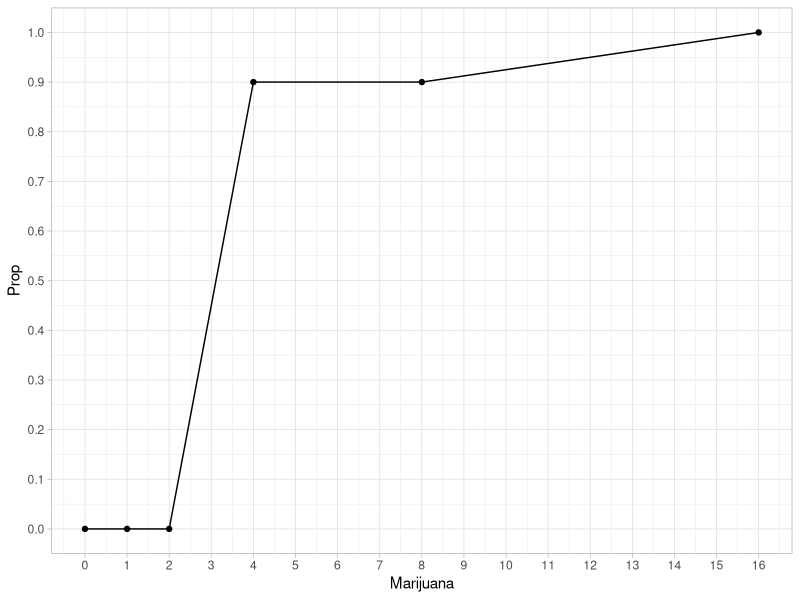
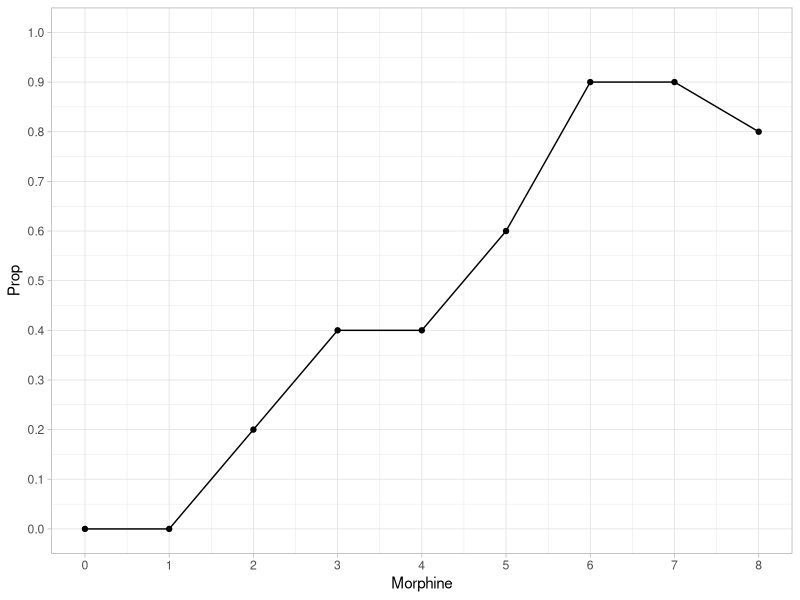
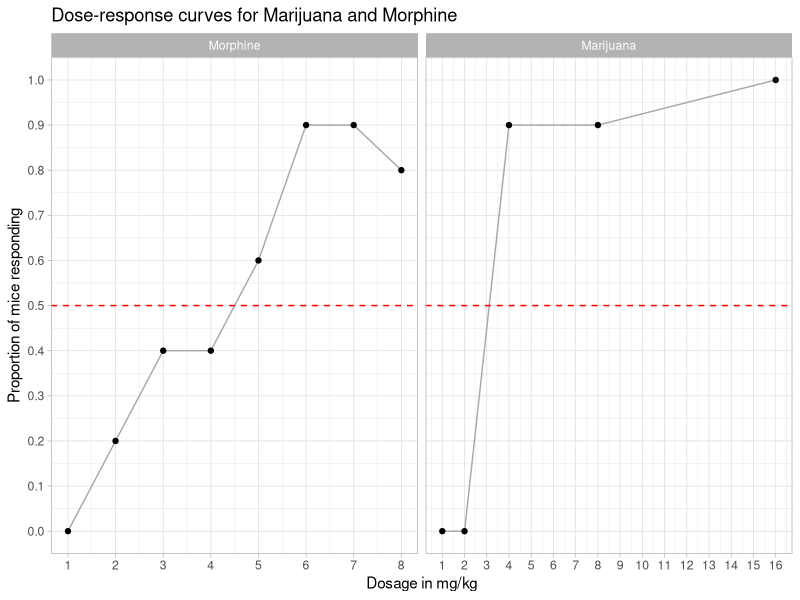
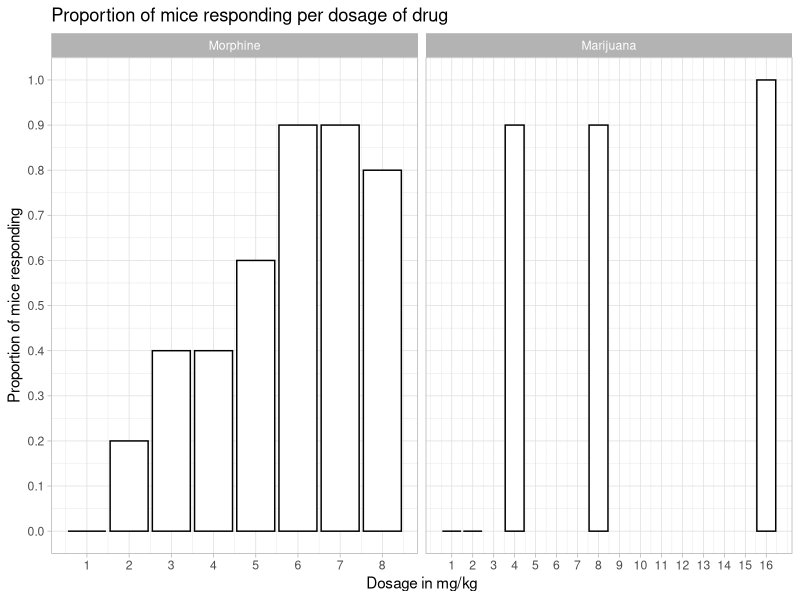
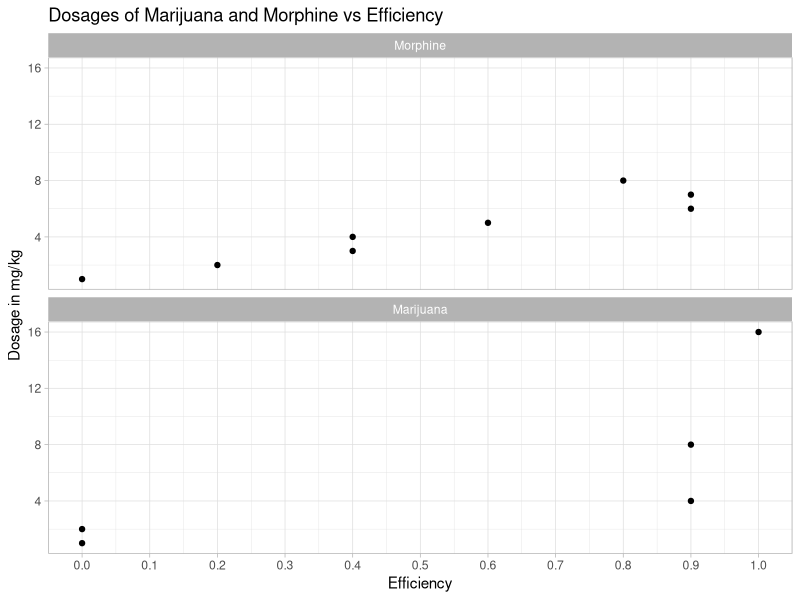
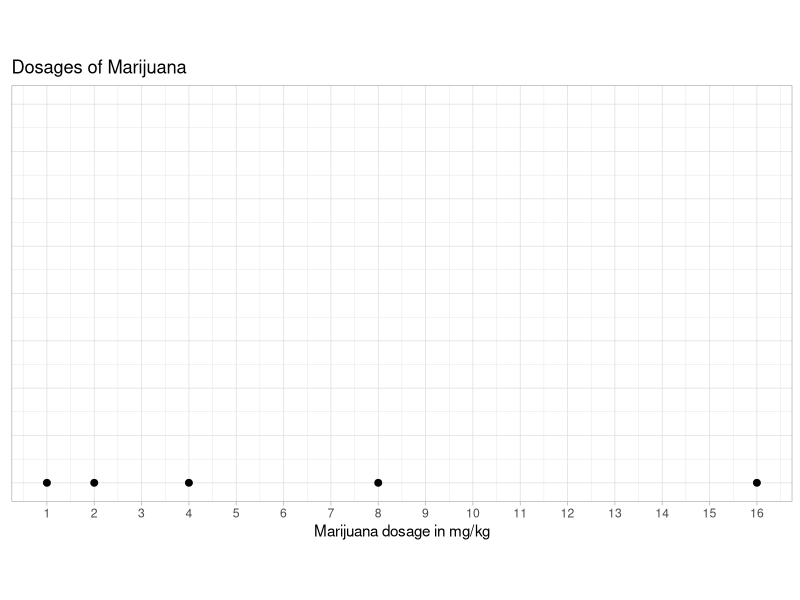
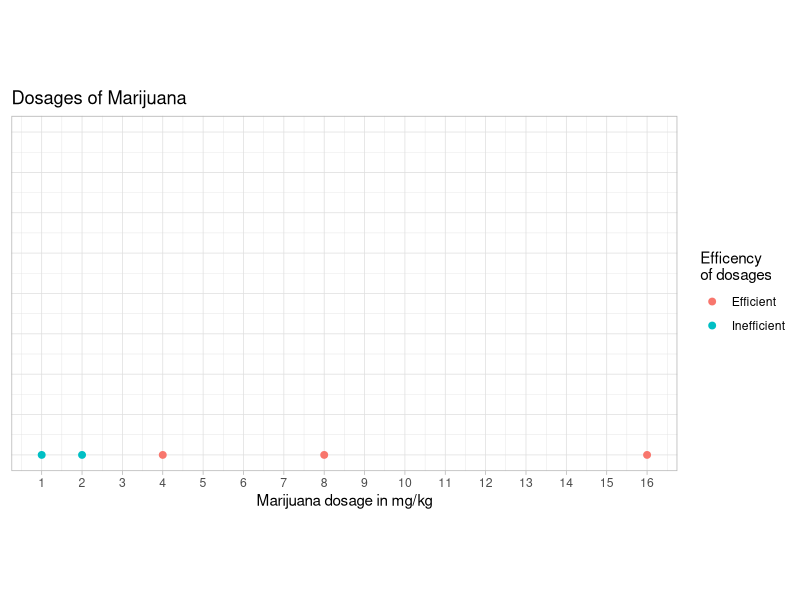
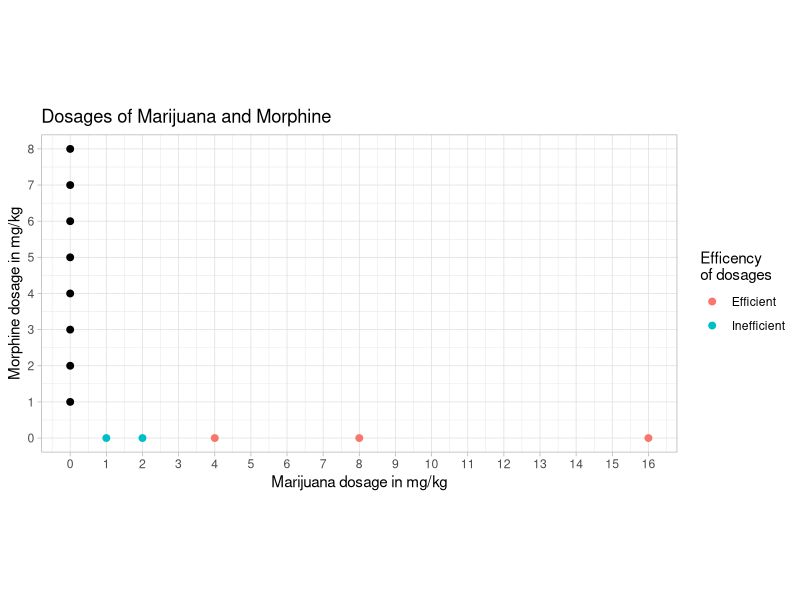

Recreate these plots in R, in order.
## ---- chunk 1
knitr::opts_chunk$set(echo = TRUE, message = FALSE, warning = FALSE, fig.align = "center")
## ---- chunk 2
library(data.table)
library(ggplot2)
## ---- chunk 3
pain <- fread("Bpain.csv")
## ---- chunk 4
pain <- pain[, -c(1,6)]
## ---- chunk 5
pain <- pain[, Prop_dummy  := ifelse(Prop >= 0.5, "Efficient", "Inefficient")]
## ---- chunk 6
ggplot(data = pain[Set %in% c("O", "B"),], aes(x = Marijuana, y = Prop)) +
  geom_line() +
  geom_point() +
  theme_light() +
  scale_x_continuous(breaks = 0:16) +
  scale_y_continuous(breaks = seq(0,1,0.1))
ggplot(data = pain[Set %in% c("O", "A"),], aes(x = Morphine, y = Prop)) +
  geom_line() +
  geom_point() +
  theme_light() +
  scale_x_continuous(breaks = 0:8) +
  scale_y_continuous(breaks = seq(0,1,0.1), limits = c(0,1))
## ---- chunk 7
pain_melt <- pain[Set %in% c("A", "B"),]
pain_melt <- pain_melt[, c(2,3,5)]
pain_melt <- melt(pain_melt, id.vars = "Prop")
pain_melt <- pain_melt[c(1:8, 22:26), ]
## ---- chunk 8
ggplot(data = pain_melt, aes(x = value, y = Prop)) +
  geom_line(color = "darkgray") +
  geom_point() +
  geom_hline(yintercept = 0.5, color = "red", linetype = "dashed") +
  facet_wrap(~ variable, scales = "free_x") +
  scale_x_continuous(breaks = 1:16) +
  scale_y_continuous(breaks = seq(0,1,0.1)) +
  theme_light() +
  labs(title = "Dose-response curves for Marijuana and Morphine",
       x = "Dosage in mg/kg",
       y = "Proportion of mice responding")
ggsave("dose-response.png")
## ---- chunk 9
ggplot(data = pain_melt, aes(x = value, y = Prop)) +
  geom_col(color = "black", fill = "white") +
  facet_wrap(~ variable, scales = "free_x") +
  scale_x_continuous(breaks = 1:16) +
  scale_y_continuous(breaks = seq(0,1,0.1)) +
  theme_light() +
  labs(title = "Proportion of mice responding per dosage of drug",
       x = "Dosage in mg/kg",
       y = "Proportion of mice responding")
ggsave("drugs_barplots.png")
## ---- chunk 10
ggplot(data = pain_melt, aes(x = Prop, y = value)) +
  geom_point() +
  facet_wrap(~ variable, nrow = 2) +
  scale_x_continuous(breaks = seq(0, 1, 0.1)) +
  scale_y_continuous(breaks = seq(0,16,4)) +
  theme_light() +
  labs(title = "Dosages of Marijuana and Morphine vs Efficiency",
       x = "Efficiency",
       y = "Dosage in mg/kg")
  
## ---- chunk 11
ggplot(pain[Set %in% "B",], aes(x = Marijuana, y = Morphine)) +
  geom_point(size = 2) +
  coord_equal() +
  theme_light() +
  scale_x_continuous(breaks = c(0:16)) +
  scale_y_continuous(breaks = c(0:8), limits = c(0,8)) +
  theme(axis.title.y = element_blank(),
        axis.text.y = element_blank(),
        axis.ticks.y = element_blank()) +
  labs(title = "Dosages of Marijuana",
       x = "Marijuana dosage in mg/kg")
## ---- chunk 12
ggplot(pain[Set %in% "B",], aes(x = Marijuana, y = Morphine, color = Prop_dummy)) +
  geom_point(size = 2) +
  coord_equal() +
  theme_light() +
  scale_x_continuous(breaks = c(0:16)) +
  scale_y_continuous(breaks = c(0:8), limits = c(0,8)) +
  theme(axis.title.y = element_blank(),
        axis.text.y = element_blank(),
        axis.ticks.y = element_blank()) +
  labs(title = "Dosages of Marijuana",
       x = "Marijuana dosage in mg/kg",
       color = "Efficency \nof dosages")
## ---- chunk 13
ggplot(pain[Set %in% "B",], aes(x = Marijuana, y = Morphine, color = Prop_dummy)) +
  geom_point(size = 2) +
  geom_point(data = pain[Set %in% "A",], mapping = aes(x = Marijuana, y = Morphine), size = 2, color = "black") +
  coord_equal() +
  theme_light() +
  scale_x_continuous(breaks = c(0:16)) +
  scale_y_continuous(breaks = c(0:8), limits = c(0,8)) +
  labs(title = "Dosages of Marijuana and Morphine",
       x = "Marijuana dosage in mg/kg",
       y = "Morphine dosage in mg/kg",
       color = "Efficency \nof dosages")
## ---- chunk 14
ggplot(pain[Set %in% c("A", "B"),], aes(x = Marijuana, y = Morphine, color = Prop_dummy)) +
  geom_point(size = 2) +
  coord_equal() +
  theme_light() +
  scale_x_continuous(breaks = c(0:16)) +
  scale_y_continuous(breaks = c(0:8), limits = c(0,8)) +
  labs(title = "Dosages of Marijuana and Morphine",
       x = "Marijuana dosage in mg/kg",
       y = "Morphine dosage in mg/kg",
       color = "Efficency \nof dosages")
## ---- chunk 15
ggplot(pain[Set %in% c("O", "A", "B"),], aes(x = Marijuana, y = Morphine, color = Prop_dummy)) +
  geom_point(size = 2) +
  coord_equal() +
  theme_light() +
  scale_x_continuous(breaks = c(0:16)) +
  scale_y_continuous(breaks = c(0:8), limits = c(0,8)) +
  labs(title = "Dosages of Marijuana and Morphine",
       x = "Marijuana dosage in mg/kg",
       y = "Morphine dosage in mg/kg",
       color = "Efficency \nof dosages")
## ---- chunk 16
ggplot(pain[Set %in% c("O", "A", "B"),], aes(x = Marijuana, y = Morphine, color = Prop_dummy)) +
  geom_point(size = 2) +
  geom_point(data = pain[Set %in% "AB",], mapping = aes(x = Marijuana, y = Morphine), size = 2, color = "black") +
  coord_equal() +
  theme_light() +
  scale_x_continuous(breaks = c(0:16)) +
  scale_y_continuous(breaks = c(0:8), limits = c(0,8)) +
  labs(title = "Dosages of Marijuana and Morphine",
       x = "Marijuana dosage in mg/kg",
       y = "Morphine dosage in mg/kg",
       color = "Efficency \nof dosages")
## ---- chunk 17
ggplot(pain, aes(x = Marijuana, y = Morphine, color = Prop_dummy)) +
  geom_point(size = 2) +
  coord_equal() +
  theme_light() +
  scale_x_continuous(breaks = c(0:16)) +
  scale_y_continuous(breaks = c(0:8)) +
  labs(title = "Dosages of Marijuana and Morphine",
       x = "Marijuana dosage in mg/kg",
       y = "Morphine dosage in mg/kg",
       color = "Efficency \nof dosages")
## ---- chunk 18
isobole_coords <- data.table("Marijuana" = c(0, 3), "Morphine" = c(4.5, 0))

ggplot(pain, aes(x = Marijuana, y = Morphine, color = Prop_dummy)) +
  geom_point(size = 2) +
  coord_equal() +
  geom_abline(intercept = 4.5, slope = -4.5/3) +
  geom_point(data = isobole_coords,
             aes(x = Marijuana, y = Morphine, fill = "Theoretical \n50% effect"),
             color = "black",
             pch = 24,
             size = 3) +
  theme_light() +
  scale_x_continuous(breaks = c(0:16)) +
  scale_y_continuous(breaks = c(0:8)) +
  labs(title = "Dosages of Marijuana and Morphine with Isobole",
       x = "Marijuana dosage in mg/kg",
       y = "Morphine dosage in mg/kg",
       color = "Efficency \nof dosages",
       fill = "")
ggsave("isobole.png")
## ---- chunk 19
ggplot(pain, aes(x = Marijuana, y = Morphine, color = Prop_dummy)) +
    geom_ribbon(data = isobole_coords,
                aes(ymin = c(0, 0), ymax = Morphine),
                color = NA,
                fill = "cyan",
                alpha = 0.3) +
      geom_ribbon(data = isobole_coords,
                  aes(ymax = c(8, 8), ymin = Morphine),
                  color = NA,
                  fill = "red",
                  alpha = 0.3) +
        geom_ribbon(data = pain[c(14,20),],
                    mapping = aes(xmin = 3, xmax = 16, ymin = 0, ymax = 8),
                    color = NA,
                    fill = "red",
                    alpha = 0.3) +
  geom_point(size = 2) +
  coord_equal() +
  geom_abline(intercept = 4.5, slope = -4.5/3) +
  geom_point(data = isobole_coords,
             aes(x = Marijuana, y = Morphine, fill = "Theoretical \n50% effect"),
             color = "black",
             pch = 24,
             size = 3) +
  theme_light() +
  scale_x_continuous(breaks = c(0:16)) +
  scale_y_continuous(breaks = c(0:8)) +
  labs(title = "Dosages of Marijuana and Morphine with Isobole",
       x = "Marijuana dosage in mg/kg",
       y = "Morphine dosage in mg/kg",
       color = "Efficency \nof dosages",
       fill = "")
ggsave("isobole_with_areas.png")
## ---- chunk 20
ggplot(pain, aes(x = Marijuana, y = Morphine, color = Prop_dummy)) +
  geom_point(size = 2) +
  coord_equal() +
  geom_abline(intercept = 5, slope = -5/4) +
  theme_light() +
  scale_x_continuous(breaks = c(0:16)) +
  scale_y_continuous(breaks = c(0:8)) +
  labs(title = "Dosages of Marijuana and Morphine with Isobole",
       x = "Marijuana dosage in mg/kg",
       y = "Morphine dosage in mg/kg",
       color = "Efficency \nof dosages")
## ---- chunk 21
ggplot(pain, aes(x = Marijuana, y = Morphine, color = Prop_dummy)) +
  geom_point(size = 2) +
  coord_equal() +
  geom_point(mapping = aes(x = 2.1, y = 0), color = "black", fill = "red", size = 3, pch = 22) +
  geom_abline(intercept = 5, slope = -5/2.1) +
  theme_light() +
  scale_x_continuous(breaks = c(0:16)) +
  scale_y_continuous(breaks = c(0:8)) +
  labs(title = "Dosages of Marijuana and Morphine with Isobole",
       x = "Marijuana dosage in mg/kg",
       y = "Morphine dosage in mg/kg",
       color = "Efficency \nof dosages")
